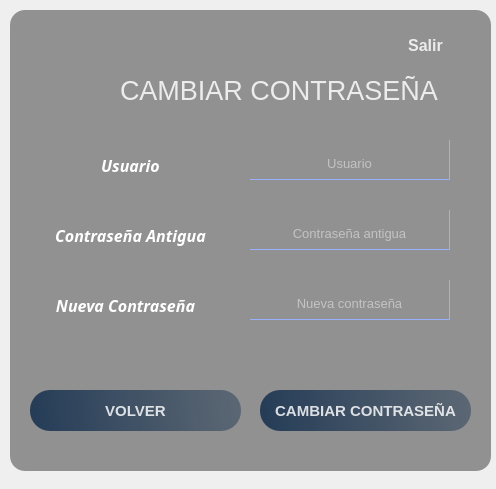
<?xml version="1.0" encoding="UTF-8"?>
<ui version="4.0">
 <class>MainWindow</class>
 <widget class="QMainWindow" name="MainWindow">
  <property name="geometry">
   <rect>
    <x>0</x>
    <y>0</y>
    <width>496</width>
    <height>489</height>
   </rect>
  </property>
  <property name="font">
   <font>
    <pointsize>12</pointsize>
   </font>
  </property>
  <property name="windowTitle">
   <string>MainWindow</string>
  </property>
  <widget class="QWidget" name="centralwidget">
   <widget class="QLabel" name="label">
    <property name="geometry">
     <rect>
      <x>20</x>
      <y>20</y>
      <width>461</width>
      <height>441</height>
     </rect>
    </property>
    <property name="text">
     <string/>
    </property>
    <property name="pixmap">
     <pixmap>descargar (5).jpeg</pixmap>
    </property>
    <property name="scaledContents">
     <bool>true</bool>
    </property>
   </widget>
   <widget class="QLabel" name="label_5">
    <property name="geometry">
     <rect>
      <x>10</x>
      <y>10</y>
      <width>481</width>
      <height>461</height>
     </rect>
    </property>
    <property name="font">
     <font>
      <weight>75</weight>
      <italic>false</italic>
      <bold>true</bold>
     </font>
    </property>
    <property name="styleSheet">
     <string notr="true">background-color:rgba(0,0,0,100);
border-radius:15px;</string>
    </property>
    <property name="text">
     <string/>
    </property>
    <property name="wordWrap">
     <bool>false</bool>
    </property>
   </widget>
   <widget class="QLabel" name="label_7">
    <property name="geometry">
     <rect>
      <x>120</x>
      <y>50</y>
      <width>341</width>
      <height>81</height>
     </rect>
    </property>
    <property name="font">
     <font>
      <pointsize>20</pointsize>
     </font>
    </property>
    <property name="styleSheet">
     <string notr="true">color:rgba(255,255,255,210);</string>
    </property>
    <property name="text">
     <string>CAMBIAR CONTRASEÑA</string>
    </property>
   </widget>
   <widget class="QLabel" name="label_2">
    <property name="geometry">
     <rect>
      <x>40</x>
      <y>150</y>
      <width>181</width>
      <height>31</height>
     </rect>
    </property>
    <property name="font">
     <font>
      <family>Segoe Script</family>
      <pointsize>12</pointsize>
      <weight>75</weight>
      <italic>true</italic>
      <bold>true</bold>
     </font>
    </property>
    <property name="styleSheet">
     <string notr="true">color: rgb(255, 255, 255);</string>
    </property>
    <property name="text">
     <string>Usuario</string>
    </property>
    <property name="alignment">
     <set>Qt::AlignCenter</set>
    </property>
   </widget>
   <widget class="QLineEdit" name="usuario">
    <property name="geometry">
     <rect>
      <x>250</x>
      <y>140</y>
      <width>200</width>
      <height>40</height>
     </rect>
    </property>
    <property name="font">
     <font>
      <pointsize>10</pointsize>
      <weight>50</weight>
      <italic>false</italic>
      <bold>false</bold>
      <underline>false</underline>
      <strikeout>false</strikeout>
     </font>
    </property>
    <property name="cursor">
     <cursorShape>IBeamCursor</cursorShape>
    </property>
    <property name="tabletTracking">
     <bool>false</bool>
    </property>
    <property name="styleSheet">
     <string notr="true">background-color:rgba(0,0,0,0); 
border:none;
border-bottom:0.5px solid rgba(153, 175, 255);
border-right:0.5px solid rgba(153, 175, 255);

color:rgba(255,255,255,230);
padding-bottom:7px;</string>
    </property>
    <property name="text">
     <string/>
    </property>
    <property name="alignment">
     <set>Qt::AlignBottom|Qt::AlignHCenter</set>
    </property>
    <property name="placeholderText">
     <string>Usuario</string>
    </property>
   </widget>
   <widget class="QLabel" name="label_3">
    <property name="geometry">
     <rect>
      <x>40</x>
      <y>220</y>
      <width>181</width>
      <height>31</height>
     </rect>
    </property>
    <property name="font">
     <font>
      <family>Segoe Script</family>
      <pointsize>12</pointsize>
      <weight>75</weight>
      <italic>true</italic>
      <bold>true</bold>
     </font>
    </property>
    <property name="styleSheet">
     <string notr="true">color: rgb(255, 255, 255);</string>
    </property>
    <property name="text">
     <string>Contraseña Antigua</string>
    </property>
    <property name="alignment">
     <set>Qt::AlignCenter</set>
    </property>
   </widget>
   <widget class="QLineEdit" name="passwordold">
    <property name="geometry">
     <rect>
      <x>250</x>
      <y>210</y>
      <width>200</width>
      <height>40</height>
     </rect>
    </property>
    <property name="font">
     <font>
      <pointsize>10</pointsize>
      <weight>50</weight>
      <italic>false</italic>
      <bold>false</bold>
      <underline>false</underline>
      <strikeout>false</strikeout>
     </font>
    </property>
    <property name="cursor">
     <cursorShape>IBeamCursor</cursorShape>
    </property>
    <property name="tabletTracking">
     <bool>false</bool>
    </property>
    <property name="styleSheet">
     <string notr="true">background-color:rgba(0,0,0,0); 
border:none;
border-bottom:0.5px solid rgba(153, 175, 255);
border-right:0.5px solid rgba(153, 175, 255);

color:rgba(255,255,255,230);
padding-bottom:7px;</string>
    </property>
    <property name="text">
     <string/>
    </property>
    <property name="alignment">
     <set>Qt::AlignBottom|Qt::AlignHCenter</set>
    </property>
    <property name="placeholderText">
     <string>Contraseña antigua</string>
    </property>
   </widget>
   <widget class="QLabel" name="label_4">
    <property name="geometry">
     <rect>
      <x>40</x>
      <y>290</y>
      <width>171</width>
      <height>31</height>
     </rect>
    </property>
    <property name="font">
     <font>
      <family>Segoe Script</family>
      <pointsize>12</pointsize>
      <weight>75</weight>
      <italic>true</italic>
      <bold>true</bold>
     </font>
    </property>
    <property name="styleSheet">
     <string notr="true">color: rgb(255, 255, 255);</string>
    </property>
    <property name="text">
     <string>Nueva Contraseña</string>
    </property>
    <property name="alignment">
     <set>Qt::AlignCenter</set>
    </property>
   </widget>
   <widget class="QLineEdit" name="passwordnew">
    <property name="geometry">
     <rect>
      <x>250</x>
      <y>280</y>
      <width>200</width>
      <height>40</height>
     </rect>
    </property>
    <property name="font">
     <font>
      <pointsize>10</pointsize>
      <weight>50</weight>
      <italic>false</italic>
      <bold>false</bold>
      <underline>false</underline>
      <strikeout>false</strikeout>
     </font>
    </property>
    <property name="cursor">
     <cursorShape>IBeamCursor</cursorShape>
    </property>
    <property name="tabletTracking">
     <bool>false</bool>
    </property>
    <property name="styleSheet">
     <string notr="true">background-color:rgba(0,0,0,0); 
border:none;
border-bottom:0.5px solid rgba(153, 175, 255);
border-right:0.5px solid rgba(153, 175, 255);

color:rgba(255,255,255,230);
padding-bottom:7px;</string>
    </property>
    <property name="text">
     <string/>
    </property>
    <property name="alignment">
     <set>Qt::AlignBottom|Qt::AlignHCenter</set>
    </property>
    <property name="placeholderText">
     <string>Nueva contraseña</string>
    </property>
   </widget>
   <widget class="QPushButton" name="bt_passwordnew">
    <property name="geometry">
     <rect>
      <x>260</x>
      <y>390</y>
      <width>211</width>
      <height>41</height>
     </rect>
    </property>
    <property name="font">
     <font>
      <pointsize>11</pointsize>
      <weight>75</weight>
      <bold>true</bold>
     </font>
    </property>
    <property name="styleSheet">
     <string notr="true">QPushButton{
color:rgba(255,255,255,210);
border-radius:20px;
background-color: qlineargradient(spread:pad, x1:0, y1:0.505682 , x2:1 , y2:0.477,stop:0 rgba(20,47,78,219), stop:1 rgba(85,98,112,226));
}
QPushButton:hover{

color:rgba(255,255,255,210);
background-color: qlineargradient(spread:pad, x1:0, y1:0.505682 , x2:1 , y2:0.477,stop:0 rgba(123, 104, 238,230), stop:1 rgba(85,98,112,226));


}
</string>
    </property>
    <property name="text">
     <string>CAMBIAR CONTRASEÑA</string>
    </property>
    <property name="icon">
     <iconset>
      <normaloff>actualizar-flecha.png</normaloff>actualizar-flecha.png</iconset>
    </property>
   </widget>
   <widget class="QPushButton" name="bt_volver">
    <property name="geometry">
     <rect>
      <x>30</x>
      <y>390</y>
      <width>211</width>
      <height>41</height>
     </rect>
    </property>
    <property name="font">
     <font>
      <pointsize>11</pointsize>
      <weight>75</weight>
      <bold>true</bold>
     </font>
    </property>
    <property name="styleSheet">
     <string notr="true">QPushButton{
color:rgba(255,255,255,210);
border-radius:20px;
background-color: qlineargradient(spread:pad, x1:0, y1:0.505682 , x2:1 , y2:0.477,stop:0 rgba(20,47,78,219), stop:1 rgba(85,98,112,226));
}
QPushButton:hover{

color:rgba(255,255,255,210);
background-color: qlineargradient(spread:pad, x1:0, y1:0.505682 , x2:1 , y2:0.477,stop:0 rgba(123, 104, 238,230), stop:1 rgba(85,98,112,226));


}
</string>
    </property>
    <property name="text">
     <string>VOLVER</string>
    </property>
    <property name="icon">
     <iconset>
      <normaloff>volver (1).png</normaloff>volver (1).png</iconset>
    </property>
   </widget>
   <widget class="QPushButton" name="bt_salir">
    <property name="geometry">
     <rect>
      <x>380</x>
      <y>30</y>
      <width>91</width>
      <height>31</height>
     </rect>
    </property>
    <property name="font">
     <font>
      <pointsize>12</pointsize>
      <weight>75</weight>
      <bold>true</bold>
     </font>
    </property>
    <property name="cursor">
     <cursorShape>PointingHandCursor</cursorShape>
    </property>
    <property name="styleSheet">
     <string notr="true">QPushButton{
background-color:qlineargradient(spread:pad,x1:0,y1:0.505682, x2:1, y2:0.477 ,stop:0 rgba(72,61,139,219), stop:1 rgba(0,0,139,225));
color:rgba(255,255,255,210);
border-radius:15px;
background-color : rgba(0,0,0,0);
}
QPushButton:hover{
background-color: qlineargradient(spread:pad, x1:0, y1:0.505682 , x2:1 , y2:0.477,stop:0 rgba(123, 104, 238,230), stop:1 rgba(85,98,112,226));
}
QPushButton:pressed{
padding-left:5px;
padding-top:5px;

}</string>
    </property>
    <property name="text">
     <string>Salir</string>
    </property>
    <property name="icon">
     <iconset>
      <normaloff>../programa/cerrar-sesion.png</normaloff>../programa/cerrar-sesion.png</iconset>
    </property>
    <property name="iconSize">
     <size>
      <width>22</width>
      <height>21</height>
     </size>
    </property>
   </widget>
  </widget>
 </widget>
 <resources/>
 <connections/>
</ui>
